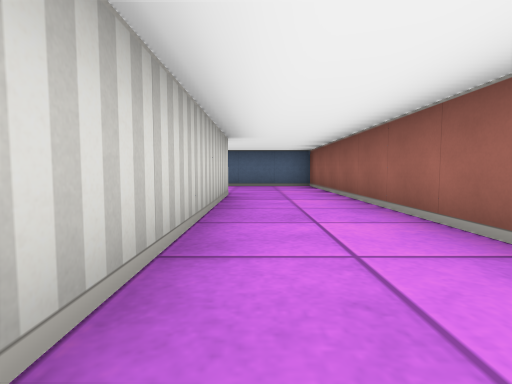
view 1 (above)

19 first-person views from a walk through a cub3D ray-caster map. The camera is about half as high as the walls, tilts 4° down and sees 80° across. The floor is counted in squares. Each view is taken from the middle of a square. On the plan, view 1 faces up. The plan holds only what a view shows up to about 9 squares ahead; the rest is blank.

view 2
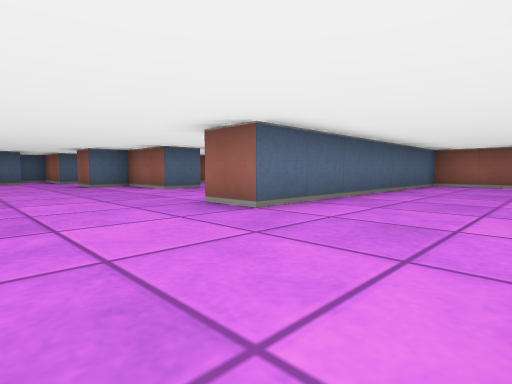

view 3
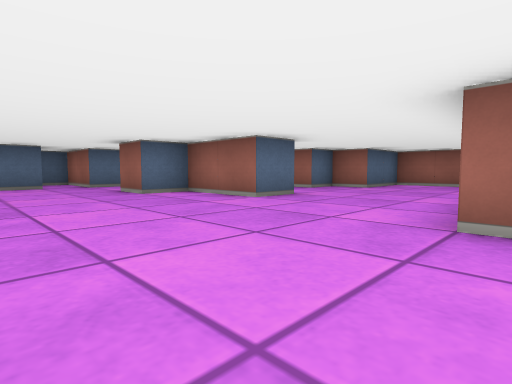

view 4
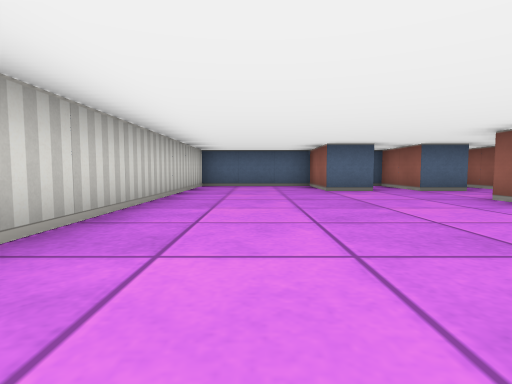

view 5
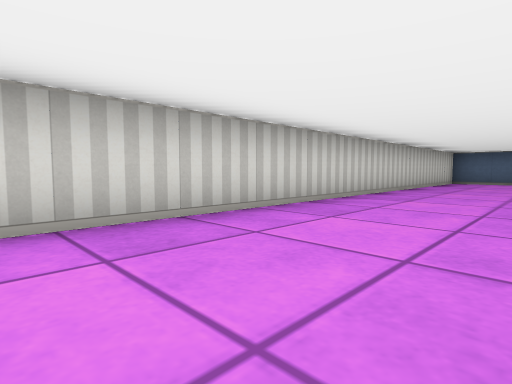

view 6
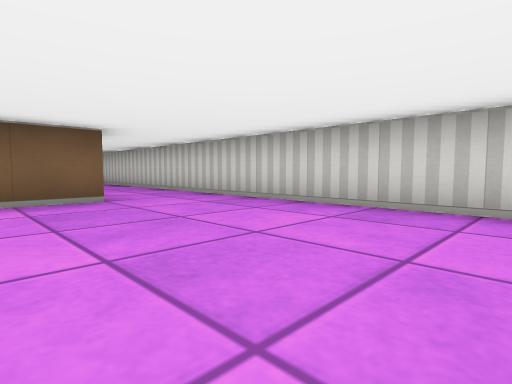

view 7
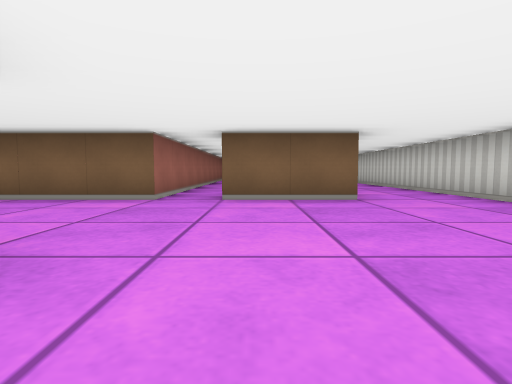

view 8
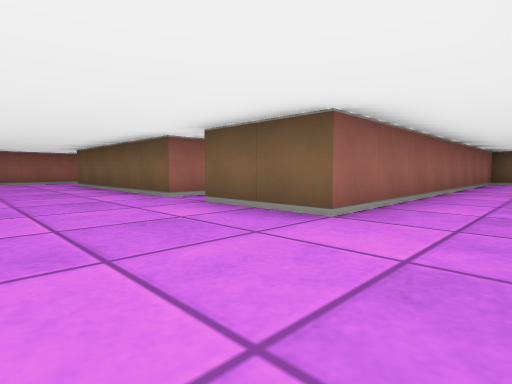

view 9
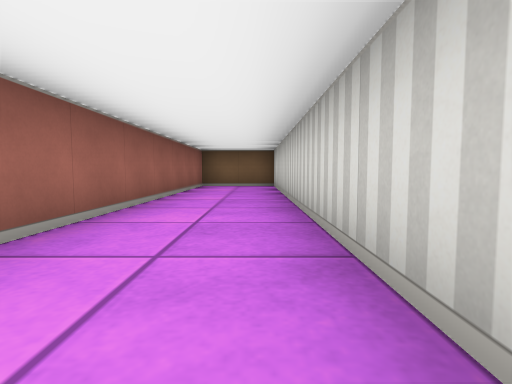

view 10
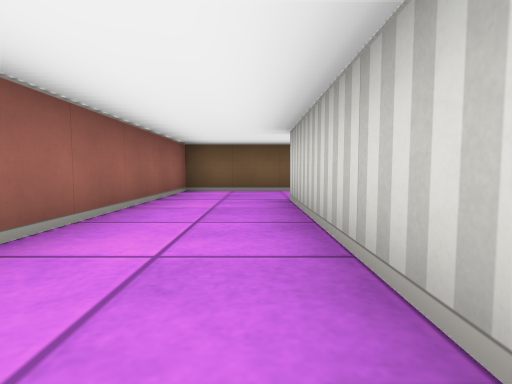

view 11
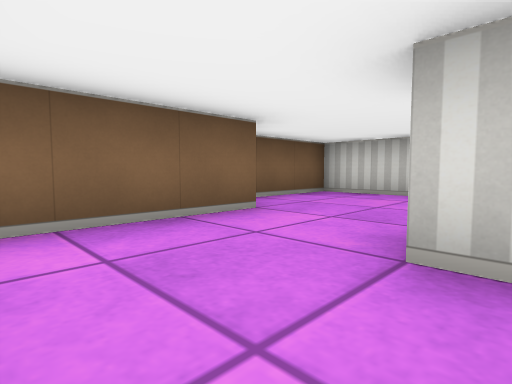

view 12
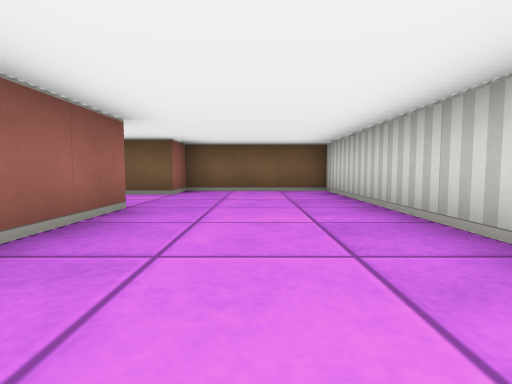

view 13
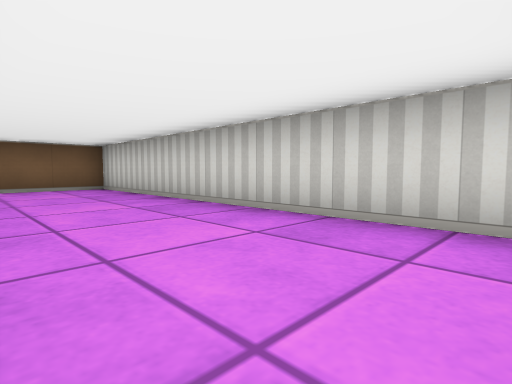

view 14
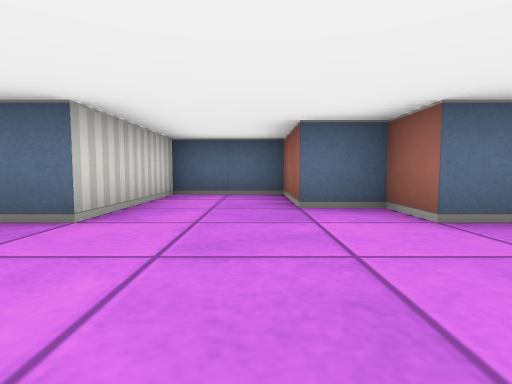

view 15
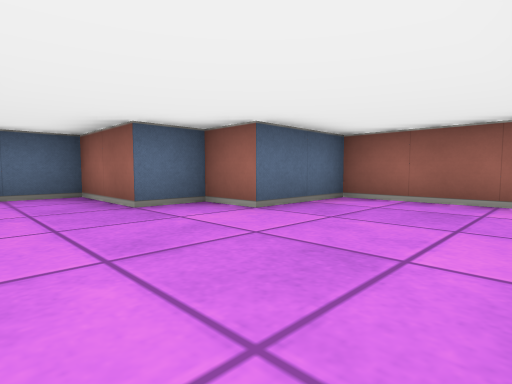

view 16
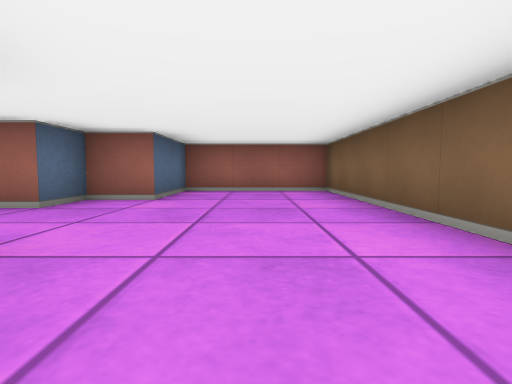

view 17
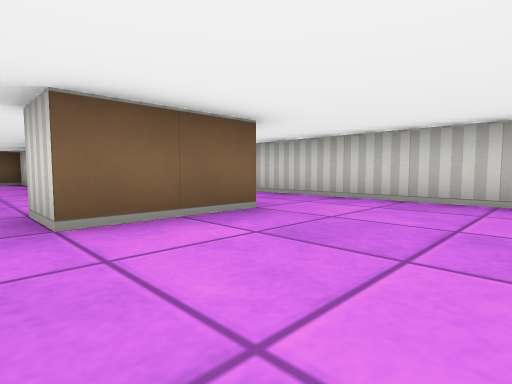

view 18
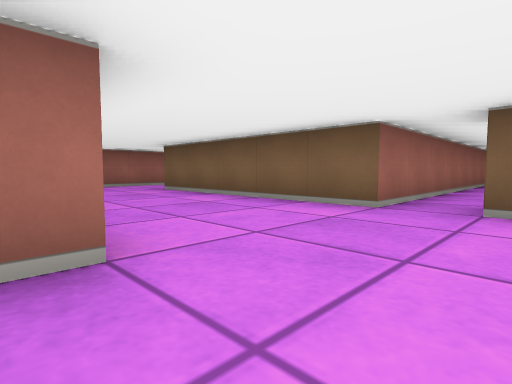

view 19
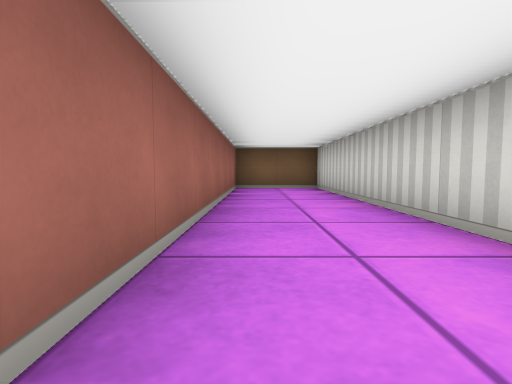

### Floor plan
Ten units are one square. View 1 is at (0, 0); x grows to the right and y downward. Boxes are objects, and circles mark ways between rooms. Rooms are numbered by the first view taken in them; rooms with no view inside come last. Other rooms are left out.
<svg viewBox="-110 -200 130 240">
<path fill="none" stroke="#000" d="M-32 -95 15 -95 15 -125 -5 -125 -5 -135 -15 -135 -15 -155 -35 -155 -35 -125 -45 -125 -45 -145 -55 -145 -55 -155M-55 -55 -5 -55 -5 5M-64 -175 -75 -175 -75 -195 -105 -195 -105 35 -85 35 -85 -55 -65 -55M-44 -175 -55 -175 -55 -195 -62 -195M-35 -180 -35 -190M-15 25 15 25 15 -85 -55 -85 -55 -95M-15 5 -15 -12M-45 -39 -45 35 -15 35 -15 25M-75 -22 -75 35 -55 35 -55 -55M-65 -55 -65 -45"/>
<circle cx="-10" cy="15" r="3" fill="#2a7"/>
<circle cx="-60" cy="-60" r="3" fill="#2a7"/>
<text x="-60" y="-90">1</text>
<text x="-30" y="-10">2</text>
<text x="-60" y="-10">3</text>
</svg>
Room 1 opens to room 2. Room 1 opens to room 3.

Where each view was taken, in squares from view 1:
view 1: 0 up, 0 right, facing up
view 2: 6 up, 8 left, facing up-right
view 3: 9 up, 8 left, facing up-right
view 4: 11 up, 9 left, facing up
view 5: 8 up, 8 left, facing up-left
view 6: 10 up, 7 left, facing down-left
view 7: 10 up, 7 left, facing down
view 8: 8 up, 10 left, facing down-right
view 9: 5 up, 10 left, facing down
view 10: 4 up, 0 right, facing down
view 11: 0 up, 1 right, facing down-left
view 12: 3 up, 3 left, facing down
view 13: 4 up, 2 left, facing down-left
view 14: 10 up, 2 left, facing up
view 15: 10 up, 3 left, facing up-right
view 16: 11 up, 5 left, facing right
view 17: 8 up, 6 left, facing down-left
view 18: 9 up, 7 left, facing down-right
view 19: 4 up, 6 left, facing down
